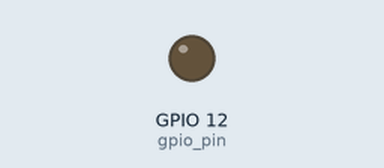
Simulated run of this program. Board: Raspberry Pi (BCM pin numbers). On the bench: output pins drawn as LEDs (lit = HIGH). The clock reads 2024-03-15 10:24:30 at power-on unless the program sets it.

Above: at 0.15 s.
Timing chart, 0 to 1.6 s (numbered marks = the images above):
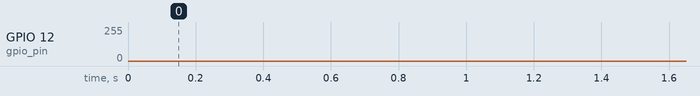

The program:

pwm-triangle.py
```python
import pwm_dac as pwm
import triangle_generator as sg
import time

amplitude = 3.2
signal_frequency = 10
sampling_frequency = 1000
gpio_pin = 12
pwm_frequency = 500
dynamic_range = 3.298

try:
    dac = pwm.PWM_DAC( gpio_pin, pwm_frequency, dynamic_range, False )

    start_time = time.time()

    while True:
        current_time = time.time() - start_time

        sin_value = sg.get_triangle_wave_amplitude(
            signal_frequency,
            current_time
        )

        voltage = amplitude * sin_value

        dac.set_voltage(voltage)

        sg.wait_for_sampling_period(sampling_frequency)
except KeyboardInterrupt:
    print("\nПограмма завершилась")
finally:
    dac.deinit()
```

pwm_dac.py
```python
import RPi.GPIO as GPIO


class PWM_DAC:
    def __init__(self, gpio_pin, pwm_frequency, dynamic_range, verbose=False):
        self.gpio_pin = gpio_pin
        self.pwm_frequency = pwm_frequency
        self.dynamic_range = dynamic_range
        self.verbose = verbose

        GPIO.setmode(GPIO.BCM)
        GPIO.setup(self.gpio_pin, GPIO.OUT)

        self.pwm = GPIO.PWM(self.gpio_pin, self.pwm_frequency)
        self.pwm.start(0)

        if self.verbose:
            print(
                f"PWM DAC инициализирован:"
                f" GPIO={gpio_pin}, F={pwm_frequency} Гц"
            )

    def deinit(self):
        self.pwm.ChangeDutyCycle(0)
        self.pwm.stop()
        GPIO.cleanup()

        if self.verbose:
            print("PWM DAC остановлен")

    def set_voltage(self, voltage):
        if not (0.0 <= voltage <= self.dynamic_range):
            print(f"Напряжение выходит за динамический диапазон ЦАП (0.00 - {self.dynamic_range:.2f} В)")
            print("Устанавливаем 0.0 В")
            voltage = 0.0

        duty_cycle = voltage / self.dynamic_range * 100

        self.pwm.ChangeDutyCycle(duty_cycle)

        if self.verbose:
            print(
                f"Напряжение: {voltage:.3f} В, "
                f"скважность: {duty_cycle:.2f}%"
            )


if __name__ == "__main__":
    try:
        dac = PWM_DAC(12, 10, 3.298, True)

        while True:
            try:
                voltage = float(input("Введите напряжение в Вольтах: "))
                dac.set_voltage(voltage)

            except ValueError:
                print("Вы ввели не число. Попробуйте ещё раз\n")

    finally:
        dac.deinit()
```

triangle_generator.py
```python
import time


def get_triangle_wave_amplitude(freq, time_value):
    period = 1 / freq
    time_value = time_value % period

    if time_value <= period / 2:
        value = 1 - 2 * freq * time_value
    else:
        value = 2 * freq * time_value - 1

    return value

def wait_for_sampling_period(sampling_frequency):
    period = 1 / sampling_frequency
    time.sleep(period)
```
